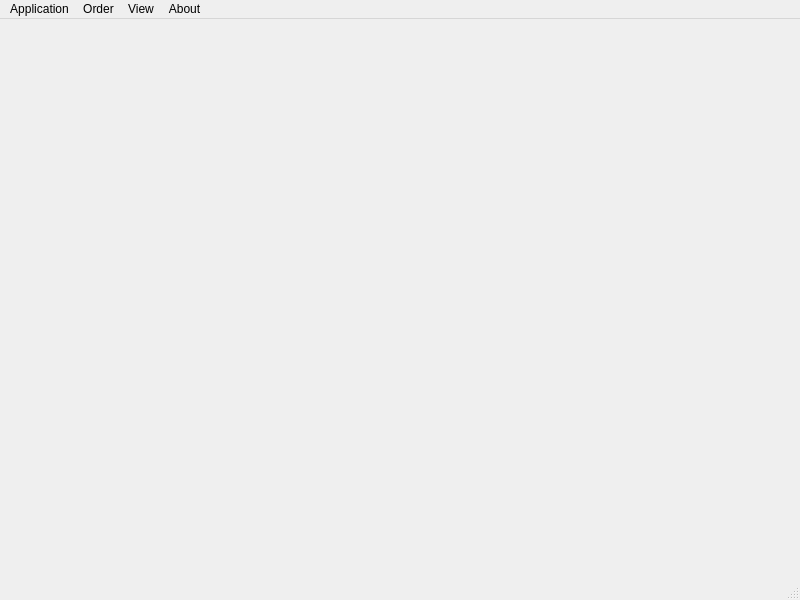
<?xml version="1.0" encoding="UTF-8"?>
<ui version="4.0">
 <class>MainWindow</class>
 <widget class="QMainWindow" name="MainWindow">
  <property name="geometry">
   <rect>
    <x>0</x>
    <y>0</y>
    <width>800</width>
    <height>600</height>
   </rect>
  </property>
  <property name="windowTitle">
   <string>MainWindow</string>
  </property>
  <widget class="QWidget" name="centralwidget"/>
  <widget class="QStatusBar" name="statusbar"/>
  <widget class="QMenuBar" name="menubar">
   <property name="geometry">
    <rect>
     <x>0</x>
     <y>0</y>
     <width>800</width>
     <height>22</height>
    </rect>
   </property>
   <widget class="QMenu" name="orderMenu">
    <property name="title">
     <string>Order</string>
    </property>
    <addaction name="new_order"/>
    <addaction name="delete_order"/>
    <addaction name="update_order_status"/>
    <addaction name="show_order_status"/>
   </widget>
   <widget class="QMenu" name="viewMenu">
    <property name="title">
     <string>View</string>
    </property>
    <addaction name="show_menu"/>
    <addaction name="show_kitchen"/>
   </widget>
   <widget class="QMenu" name="menuAbout">
    <property name="title">
     <string>About</string>
    </property>
    <addaction name="about_button"/>
   </widget>
   <widget class="QMenu" name="menuApplication">
    <property name="title">
     <string>Application</string>
    </property>
    <addaction name="show_todays_reports"/>
    <addaction name="quit"/>
   </widget>
   <addaction name="menuApplication"/>
   <addaction name="orderMenu"/>
   <addaction name="viewMenu"/>
   <addaction name="menuAbout"/>
  </widget>
  <action name="new_order">
   <property name="text">
    <string>New Order</string>
   </property>
  </action>
  <action name="delete_order">
   <property name="text">
    <string>Delete Order</string>
   </property>
  </action>
  <action name="update_order_status">
   <property name="text">
    <string>Update Order Status</string>
   </property>
  </action>
  <action name="show_order_status">
   <property name="text">
    <string>Show Order Status</string>
   </property>
  </action>
  <action name="show_menu">
   <property name="text">
    <string>Menu</string>
   </property>
  </action>
  <action name="show_kitchen">
   <property name="text">
    <string>Kitchen</string>
   </property>
  </action>
  <action name="menu_view">
   <property name="text">
    <string>Menu</string>
   </property>
  </action>
  <action name="actionAbout_this_application">
   <property name="text">
    <string>About This Application</string>
   </property>
  </action>
  <action name="show_todays_reports">
   <property name="text">
    <string>Show Today's Report</string>
   </property>
  </action>
  <action name="quit">
   <property name="text">
    <string>Quit</string>
   </property>
  </action>
  <action name="show_order_queues">
   <property name="text">
    <string>Show Order Queues</string>
   </property>
  </action>
  <action name="about_button">
   <property name="text">
    <string>About this app</string>
   </property>
  </action>
 </widget>
 <resources/>
 <connections/>
</ui>
